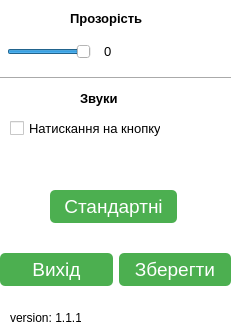
<?xml version="1.0" encoding="UTF-8"?>
<ui version="4.0">
 <class>Setting</class>
 <widget class="QMainWindow" name="Setting">
  <property name="geometry">
   <rect>
    <x>0</x>
    <y>0</y>
    <width>233</width>
    <height>333</height>
   </rect>
  </property>
  <property name="windowTitle">
   <string>Налаштування</string>
  </property>
  <property name="styleSheet">
   <string notr="true">background-color: #ffffff;</string>
  </property>
  <widget class="QWidget" name="centralwidget">
   <widget class="QLabel" name="label">
    <property name="geometry">
     <rect>
      <x>10</x>
      <y>310</y>
      <width>71</width>
      <height>16</height>
     </rect>
    </property>
    <property name="sizePolicy">
     <sizepolicy hsizetype="Fixed" vsizetype="Fixed">
      <horstretch>0</horstretch>
      <verstretch>0</verstretch>
     </sizepolicy>
    </property>
    <property name="text">
     <string>version: 1.1.1</string>
    </property>
   </widget>
   <widget class="QWidget" name="horizontalLayoutWidget">
    <property name="geometry">
     <rect>
      <x>0</x>
      <y>230</y>
      <width>231</width>
      <height>80</height>
     </rect>
    </property>
    <layout class="QHBoxLayout" name="horizontalLayout">
     <item>
      <widget class="QPushButton" name="pushButton">
       <property name="sizePolicy">
        <sizepolicy hsizetype="Preferred" vsizetype="Fixed">
         <horstretch>0</horstretch>
         <verstretch>0</verstretch>
        </sizepolicy>
       </property>
       <property name="font">
        <font>
         <pointsize>14</pointsize>
        </font>
       </property>
       <property name="focusPolicy">
        <enum>Qt::NoFocus</enum>
       </property>
       <property name="styleSheet">
        <string notr="true">QPushButton {
    background-color: #4CAF50;
    border: none;
    color: white;
    padding: 5px 15px;
    text-align: center;
    text-decoration: none;
    border-radius: 5px;
}

QPushButton:hover {
    background-color: #45a049;
}

QPushButton:pressed {
    background-color: #367c39;
}</string>
       </property>
       <property name="text">
        <string>Вихід</string>
       </property>
      </widget>
     </item>
     <item>
      <widget class="QPushButton" name="save">
       <property name="font">
        <font>
         <pointsize>14</pointsize>
        </font>
       </property>
       <property name="styleSheet">
        <string notr="true">QPushButton {
    background-color: #4CAF50;
    border: none;
    color: white;
    padding: 5px 15px;
    text-align: center;
    text-decoration: none;
    border-radius: 5px;
}

QPushButton:hover {
    background-color: #45a049;
}

QPushButton:pressed {
    background-color: #367c39;
}</string>
       </property>
       <property name="text">
        <string>Зберегти</string>
       </property>
      </widget>
     </item>
    </layout>
   </widget>
   <widget class="Line" name="line">
    <property name="geometry">
     <rect>
      <x>0</x>
      <y>70</y>
      <width>231</width>
      <height>16</height>
     </rect>
    </property>
    <property name="orientation">
     <enum>Qt::Horizontal</enum>
    </property>
   </widget>
   <widget class="QLabel" name="label_3">
    <property name="geometry">
     <rect>
      <x>70</x>
      <y>10</y>
      <width>81</width>
      <height>16</height>
     </rect>
    </property>
    <property name="font">
     <font>
      <pointsize>10</pointsize>
      <weight>75</weight>
      <bold>true</bold>
     </font>
    </property>
    <property name="layoutDirection">
     <enum>Qt::LeftToRight</enum>
    </property>
    <property name="text">
     <string>Прозорість</string>
    </property>
   </widget>
   <widget class="QLabel" name="label_4">
    <property name="geometry">
     <rect>
      <x>80</x>
      <y>90</y>
      <width>47</width>
      <height>16</height>
     </rect>
    </property>
    <property name="font">
     <font>
      <pointsize>10</pointsize>
      <weight>75</weight>
      <bold>true</bold>
     </font>
    </property>
    <property name="text">
     <string>Звуки</string>
    </property>
   </widget>
   <widget class="QCheckBox" name="checkBox">
    <property name="geometry">
     <rect>
      <x>10</x>
      <y>120</y>
      <width>151</width>
      <height>17</height>
     </rect>
    </property>
    <property name="font">
     <font>
      <pointsize>10</pointsize>
     </font>
    </property>
    <property name="text">
     <string>Натискання на кнопку</string>
    </property>
   </widget>
   <widget class="QWidget" name="layoutWidget">
    <property name="geometry">
     <rect>
      <x>0</x>
      <y>40</y>
      <width>121</width>
      <height>24</height>
     </rect>
    </property>
    <layout class="QHBoxLayout" name="horizontalLayout_2">
     <item>
      <widget class="QSlider" name="horizontalSlider">
       <property name="sizePolicy">
        <sizepolicy hsizetype="Fixed" vsizetype="Fixed">
         <horstretch>0</horstretch>
         <verstretch>0</verstretch>
        </sizepolicy>
       </property>
       <property name="minimum">
        <number>10</number>
       </property>
       <property name="maximum">
        <number>100</number>
       </property>
       <property name="pageStep">
        <number>5</number>
       </property>
       <property name="value">
        <number>100</number>
       </property>
       <property name="sliderPosition">
        <number>100</number>
       </property>
       <property name="orientation">
        <enum>Qt::Horizontal</enum>
       </property>
       <property name="invertedControls">
        <bool>true</bool>
       </property>
       <property name="tickInterval">
        <number>0</number>
       </property>
      </widget>
     </item>
     <item>
      <widget class="QLabel" name="label_2">
       <property name="sizePolicy">
        <sizepolicy hsizetype="Fixed" vsizetype="Fixed">
         <horstretch>0</horstretch>
         <verstretch>0</verstretch>
        </sizepolicy>
       </property>
       <property name="font">
        <font>
         <pointsize>10</pointsize>
        </font>
       </property>
       <property name="text">
        <string>0</string>
       </property>
      </widget>
     </item>
    </layout>
   </widget>
   <widget class="QPushButton" name="pushButton_2">
    <property name="geometry">
     <rect>
      <x>50</x>
      <y>190</y>
      <width>127</width>
      <height>33</height>
     </rect>
    </property>
    <property name="font">
     <font>
      <pointsize>14</pointsize>
     </font>
    </property>
    <property name="styleSheet">
     <string notr="true">QPushButton {
    background-color: #4CAF50;
    border: none;
    color: white;
    padding: 5px 15px;
    text-align: center;
    text-decoration: none;
    border-radius: 5px;
}

QPushButton:hover {
    background-color: #45a049;
}

QPushButton:pressed {
    background-color: #367c39;
}</string>
    </property>
    <property name="text">
     <string>Стандартні</string>
    </property>
   </widget>
  </widget>
 </widget>
 <resources/>
 <connections>
  <connection>
   <sender>horizontalSlider</sender>
   <signal>rangeChanged(int,int)</signal>
   <receiver>label_2</receiver>
   <slot>setNum(int)</slot>
   <hints>
    <hint type="sourcelabel">
     <x>53</x>
     <y>62</y>
    </hint>
    <hint type="destinationlabel">
     <x>111</x>
     <y>44</y>
    </hint>
   </hints>
  </connection>
  <connection>
   <sender>horizontalSlider</sender>
   <signal>sliderMoved(int)</signal>
   <receiver>label_2</receiver>
   <slot>setNum(int)</slot>
   <hints>
    <hint type="sourcelabel">
     <x>69</x>
     <y>62</y>
    </hint>
    <hint type="destinationlabel">
     <x>111</x>
     <y>44</y>
    </hint>
   </hints>
  </connection>
 </connections>
</ui>
